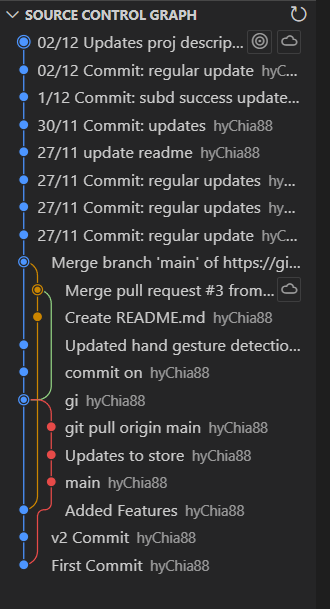
#> input picture image.png, 330 x 609 px, given in place of builf.png, which was not available
$ python test4.py
#> lines starting #> are read from the running program, lines starting #| are printed output that depends on the picture; pictures that were not available may be replaced by others from this repository, and a replacement may not be noted
#> the answer given: 1
#> the answer given: 1
import numpy as np
import cv2 as cv


def mean_linear_smoothong(min, max, len1):
#> called with min = 1, max = 2, len1 = 9
    for i in range(min, len(image) - min):
        print(str(round(((i - min) * 100) / len(image) - min)) + "%")
        for j in range(min, len(image[i]) - min):
            sum = 0

            for k in range(-min, max):
                for l in range(-min, max):
                    sum = sum + image[i + k][j + l]

            imagecopy[i][j] = int(sum / len1)
#> this loop made 607 passes
#| -1%
#| -1%
#| -1%
#| -1%
#| 0%
#| 0%
#| 0%
#| 0%
#> (further printed lines are left out)
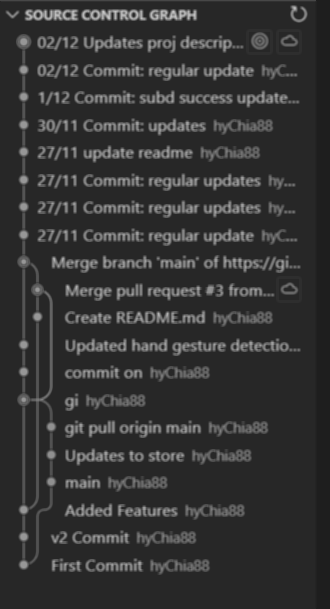
#> imagecopy: shape (609, 330); min 30, max 200, mean 51.4
#> the answer given: 1

    cv.imshow("clh", imagecopy)
    cv.waitKey()
    cv.destroyAllWindows()


def median_linear_smoothong(min, last):
#> called with min = 1, last = 2
    imagecopy = image.copy()
    arr = []
    for i in range(min, len(image) - min):
        print(str(round(((i - min) * 100) / len(image) - min)) + "%")
        for j in range(min, len(image[i]) - min):

            for k in range(-min, last):
                for l in range(-min, last):
                    arr.append(image[i + k][j + l])

            imagecopy[i][j] = int(np.median(arr))
            arr.clear()
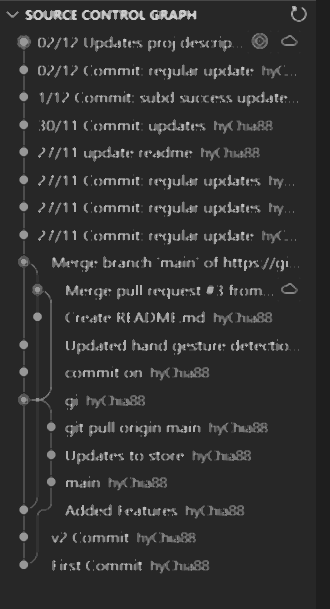
#> imagecopy: shape (609, 330); min 30, max 204, mean 48.2
#> after the loop, arr = []
#> the answer given: 1

    cv.imshow("clh", imagecopy)
    cv.waitKey()
    cv.destroyAllWindows()


def min_linear_smoothong(min, last):
#> called with min = 1, last = 2
    imagecopy = image.copy()
    arr = []
    for i in range(min, len(image) - min):
        print(str(round(((i - min) * 100) / len(image) - min)) + "%")
        for j in range(min, len(image[i]) - min):

            for k in range(-min, last):
                for l in range(-min, last):
                    arr.append(image[i + k][j + l])

            imagecopy[i][j] = int(np.min(arr))
            arr.clear()
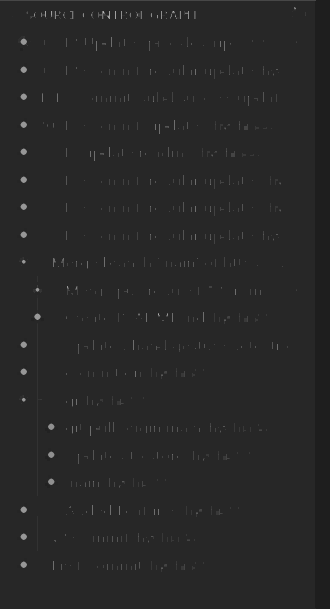
#> imagecopy: shape (609, 330); min 30, max 187, mean 39.5
#> after the loop, arr = []
#> the answer given: 1

    cv.imshow("clh", imagecopy)
    cv.waitKey()
    cv.destroyAllWindows()


def max_linear_smoothong(min, last):
#> called with min = 1, last = 2
    imagecopy = image.copy()
    arr = []
    for i in range(min, len(image) - min):
        print(str(round(((i - min) * 100) / len(image) - min)) + "%")
        for j in range(min, len(image[i]) - min):

            for k in range(-min, last):
                for l in range(-min, last):
                    arr.append(image[i + k][j + l])

            imagecopy[i][j] = int(np.max(arr))
            arr.clear()
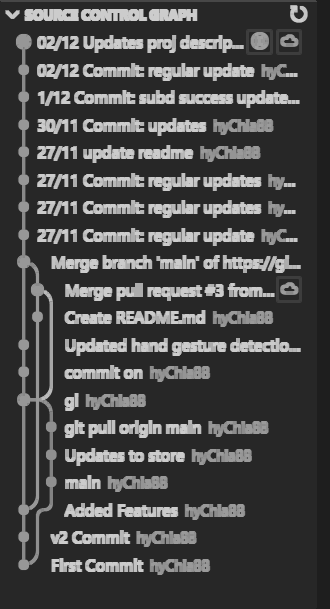
#> imagecopy: shape (609, 330); min 30, max 204, mean 70.2
#> after the loop, arr = []

    cv.imshow("clh", imagecopy)
    cv.waitKey()
    cv.destroyAllWindows()


def Adaptive_local_histogram_processing():
    img = cv.imread("draw.png", 1)
    lab_im = cv.cvtColor(img, cv.COLOR_BGR2LAB)
    l, a, b = cv.split(lab_im)
    equ = cv.equalizeHist(l)
    update_lab = cv.merge((equ, a, b))
    his_img = cv.cvtColor(update_lab, cv.COLOR_LAB2BGR)
    clahe = cv.createCLAHE(clipLimit=3.0, tileGridSize=(8, 8))
    clahe_img = clahe.apply(l)
    update_lab2 = cv.merge((clahe_img, a, b))
    clahe_img2 = cv.cvtColor(update_lab2, cv.COLOR_LAB2BGR)
    # cv.imshow("hist", clahe_img2)
    cv.imshow("clh", clahe_img2)
    cv.waitKey()
    cv.destroyAllWindows()


if __name__ == '__main__':
    print("کدوم برنامه اجرا شود ؟")
    print("1:smooth nonlinear filter smooth linear filter")
    print("2:Adaptive local histogram processing")
    select = int(input())
    if (select == 1):
        image = cv.imread("builf.png", cv.IMREAD_GRAYSCALE)
        imagecopy = image.copy()
        print("چه نوع فیلتری  برای میانگین گیری که جز خطی می باشد اعمال می شود ؟")
        print("1:   3*3 ")
        print("2: 7*7 ")
        print("3:  11*11 ")
        select = int(input())
        if (select == 1):
            mean_linear_smoothong(1, 2, 9)
        elif (select == 2):
            mean_linear_smoothong(3, 4, 49)
        elif (select == 3):
            mean_linear_smoothong(5, 6, 121)
        else:
            print("opps,")

        print("چه نوع فیلتری  برای میانه گیری که جز غیر خطی است اعمال می شود ؟")
        print("1:   3*3 ")
        print("2: 7*7 ")
        print("3:  11*11 ")
        select = int(input())
        if (select == 1):
            median_linear_smoothong(1, 2)
        elif (select == 2):
            median_linear_smoothong(3, 4)
        elif (select == 3):
            median_linear_smoothong(5, 6)
        else:
            print("opps,")

        print("چه نوع فیلتری  برای حالت (مین )که جز غیر خطی است اعمال می شود ؟")
        print("1:   3*3 ")
        print("2: 7*7 ")
        print("3:  11*11 ")
        select = int(input())
        if (select == 1):
            min_linear_smoothong(1, 2)
        elif (select == 2):
            min_linear_smoothong(3, 4)
        elif (select == 3):
            min_linear_smoothong(5, 6)
        else:
            print("opps,")

        print("چه نوع فیلتری  برای حالت (ماکس) که جز غیر خطی است اعمال می شود ؟")
        print("1:   3*3 ")
        print("2: 7*7 ")
        print("3:  11*11 ")
        select = int(input())
        if (select == 1):
            max_linear_smoothong(1, 2)
        elif (select == 2):
            max_linear_smoothong(3, 4)
        elif (select == 3):
            max_linear_smoothong(5, 6)
        else:
            print("opps,")
    else:
        Adaptive_local_histogram_processing()
